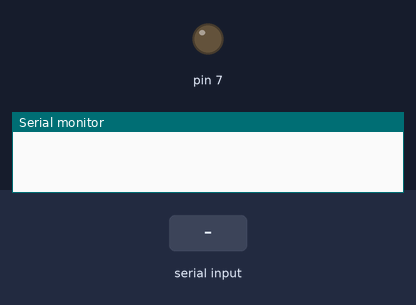
Recording of a sketch running on a simulated Arduino Uno, built with avr-gcc and run on an emulated ATmega328P. Parts: output pins drawn as LEDs (lit = HIGH), the last lines printed to the serial monitor. The inputs (shaded band) are chosen by the test bench.

Above: at 2.8 s.
2.9 s: "on" received over the second serial link
At 3.8 s:
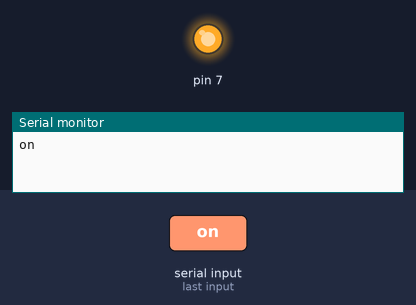
4.5 s: "off" received over the second serial link
At 5.3 s:
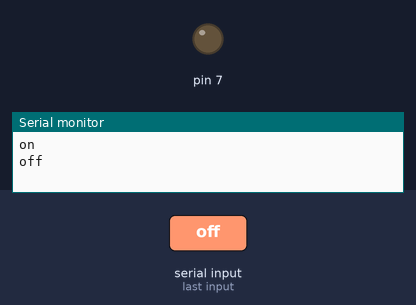
Timing chart, 0 to 7.5 s (numbered marks = the images above; inputs shaded):
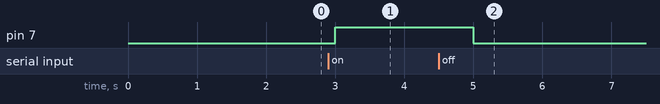

Measured:
- after the input at 2.9 s, pin 7: LOW → HIGH after 0.10 s
- after the input at 4.5 s, pin 7: HIGH → LOW after 0.50 s

The sketch:

zeblututdevice.ino
```cpp
#include <SoftwareSerial.h>
int rx=10, tx=11;

SoftwareSerial mySerial(rx,tx);
String val;
char data;


void setup() {
  // put your setup code here, to run once:
Serial.begin(9600);
mySerial.begin(9600);
pinMode(7, OUTPUT);
}

void loop() {
  // put your main code here, to run repeatedly:
while(mySerial.available()){
  data = mySerial.read();
  val+=data;


}
if(val == "on")
    {
      digitalWrite(7, HIGH);
    }
    if(val == "off")
    {
      digitalWrite(7, LOW);
    }


Serial.println(val);
delay(1000);
val="";
}
```
